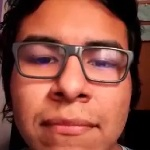
#> input picture Reconocimiento Facial/data/Aaron/rotro_103.jpg, 150 x 150 px, found by its file name; its folder holds only this picture in this run
$ python Entrenamiento.py
#> lines starting #> are read from the running program, lines starting #| are printed output that depends on the picture
import cv2
import os
import numpy as np

dataPath = 'C:/Users/pc/source/repos/proyecto_prototipo_qchao/data'
peopleList = os.listdir(dataPath)
print('Lista de personas: ', peopleList)

labels = []
facesData = []
label = 0

for nameDir in peopleList:
	personPath = dataPath + '/' + nameDir
	print('Leyendo las imágenes')

	for fileName in os.listdir(personPath):
		print('Rostros: ', nameDir + '/' + fileName)
		labels.append(label)
		facesData.append(cv2.imread(personPath+'/'+fileName,0))
		image = cv2.imread(personPath+'/'+fileName,0)
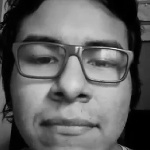
#> image: shape (150, 150); min 0, max 238, mean 97.6
		#cv2.imshow('image',image)
		#cv2.waitKey(10)
	label = label + 1
#> pass 2 of the loop `for nameDir in peopleList:`:
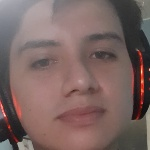
#> input picture Reconocimiento Facial/data/Robert/rotro_103.jpg, 150 x 150 px, found by its file name
#> `image = cv2.imread(personPath+'/'+fileName,0)`:
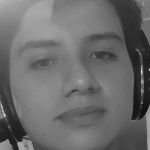
#> image: shape (150, 150); min 14, max 226, mean 107.2


face_recognizer = cv2.face.EigenFaceRecognizer_create()


print("Entrenando...")
face_recognizer.train(facesData, np.array(labels))


face_recognizer.write('modeloEigenFace.xml')
print("Modelo almacenado...")
